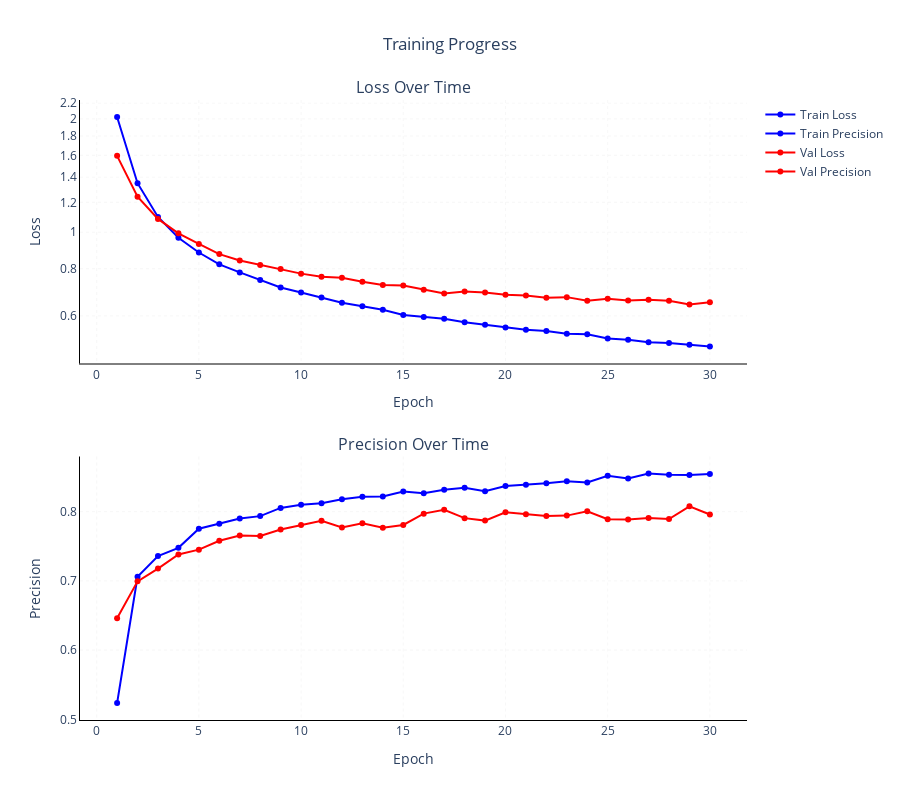

Source (notebook cell):
### Markdown cell above
## Plot results

### Code cell
fig = plot_training_history('exps/exp1')
fig  # In Jupyter, l'ultima espressione viene visualizzata automaticamente

# Metodo 2: usando la classe direttamente
monitor = SimpleTrainingMonitor(
    train_history_fpath='exps/exp1/history/train.csv',
    val_history_fpath='exps/exp1/history/val.csv'
)
fig = monitor.plot()
fig  # Mostra il plot

### Figure 1 — Plotly figure (JSON) as saved in the notebook; plotly's stock layout.template omitted (floating-point values rounded to 4 significant figures)
{"data": [{"line": {"color": "blue"}, "mode": "lines+markers", "name": "Train Loss", "type": "scatter", "x": [1, 2, 3, 4, 5, 6, 7, 8, 9, 10, 11, 12, 13, 14, 15, 16, 17, 18, 19, 20, 21, 22, 23, 24, 25, 26, 27, 28, 29, 30], "xaxis": "x", "y": [2.023, 1.349, 1.097, 0.967, 0.8833, 0.8216, 0.7822, 0.7462, 0.7132, 0.692, 0.671, 0.6497, 0.6359, 0.6227, 0.6033, 0.5953, 0.589, 0.5769, 0.5678, 0.5584, 0.551, 0.5467, 0.5373, 0.5358, 0.5226, 0.5186, 0.5104, 0.5083, 0.5026, 0.4971], "yaxis": "y"}, {"line": {"color": "blue"}, "mode": "lines+markers", "name": "Train Precision", "type": "scatter", "x": [1, 2, 3, 4, 5, 6, 7, 8, 9, 10, 11, 12, 13, 14, 15, 16, 17, 18, 19, 20, 21, 22, 23, 24, 25, 26, 27, 28, 29, 30], "xaxis": "x2", "y": [0.5235, 0.7058, 0.7358, 0.7477, 0.7752, 0.7825, 0.7901, 0.7935, 0.8054, 0.8098, 0.8122, 0.8179, 0.8213, 0.8218, 0.8291, 0.8267, 0.8314, 0.8344, 0.8294, 0.8371, 0.8389, 0.8411, 0.8437, 0.842, 0.8518, 0.8478, 0.8552, 0.8533, 0.8529, 0.8543], "yaxis": "y2"}, {"line": {"color": "red"}, "mode": "lines+markers", "name": "Val Loss", "type": "scatter", "x": [1, 2, 3, 4, 5, 6, 7, 8, 9, 10, 11, 12, 13, 14, 15, 16, 17, 18, 19, 20, 21, 22, 23, 24, 25, 26, 27, 28, 29, 30], "xaxis": "x", "y": [1.595, 1.242, 1.084, 0.993, 0.9309, 0.8748, 0.8408, 0.8184, 0.7982, 0.7763, 0.7619, 0.7574, 0.7389, 0.7238, 0.7218, 0.7034, 0.6871, 0.696, 0.6914, 0.682, 0.6792, 0.6699, 0.6724, 0.6576, 0.6656, 0.6586, 0.6619, 0.658, 0.643, 0.6513], "yaxis": "y"}, {"line": {"color": "red"}, "mode": "lines+markers", "name": "Val Precision", "type": "scatter", "x": [1, 2, 3, 4, 5, 6, 7, 8, 9, 10, 11, 12, 13, 14, 15, 16, 17, 18, 19, 20, 21, 22, 23, 24, 25, 26, 27, 28, 29, 30], "xaxis": "x2", "y": [0.6458, 0.6993, 0.7177, 0.7381, 0.7451, 0.7579, 0.7653, 0.7648, 0.7741, 0.7808, 0.7868, 0.7771, 0.7832, 0.7768, 0.7807, 0.7971, 0.8027, 0.7906, 0.787, 0.7991, 0.7962, 0.7935, 0.7942, 0.8006, 0.7891, 0.7885, 0.7908, 0.7893, 0.8076, 0.7958], "yaxis": "y2"}], "layout": {"annotations": [{"font": {"size": 16}, "showarrow": false, "text": "Loss Over Time", "x": 0.5, "xanchor": "center", "xref": "paper", "y": 1, "yanchor": "bottom", "yref": "paper"}, {"font": {"size": 16}, "showarrow": false, "text": "Precision Over Time", "x": 0.5, "xanchor": "center", "xref": "paper", "y": 0.425, "yanchor": "bottom", "yref": "paper"}], "height": 800, "paper_bgcolor": "white", "plot_bgcolor": "white", "showlegend": true, "title": {"text": "Training Progress", "x": 0.5}, "xaxis": {"anchor": "y", "domain": [0, 1], "gridcolor": "lightgrey", "griddash": "dot", "gridwidth": 0.2, "linecolor": "black", "linewidth": 1, "showgrid": true, "title": {"text": "Epoch"}, "zeroline": false}, "xaxis2": {"anchor": "y2", "domain": [0, 1], "gridcolor": "lightgrey", "griddash": "dot", "gridwidth": 0.2, "linecolor": "black", "linewidth": 1, "showgrid": true, "title": {"text": "Epoch"}, "zeroline": false}, "yaxis": {"anchor": "x", "domain": [0.575, 1], "gridcolor": "lightgrey", "griddash": "dot", "gridwidth": 0.2, "linecolor": "black", "linewidth": 1, "showgrid": true, "title": {"text": "Loss"}, "type": "log", "zeroline": false}, "yaxis2": {"anchor": "x2", "domain": [0, 0.425], "gridcolor": "lightgrey", "griddash": "dot", "gridwidth": 0.2, "linecolor": "black", "linewidth": 1, "showgrid": true, "title": {"text": "Precision"}, "zeroline": false}}}
